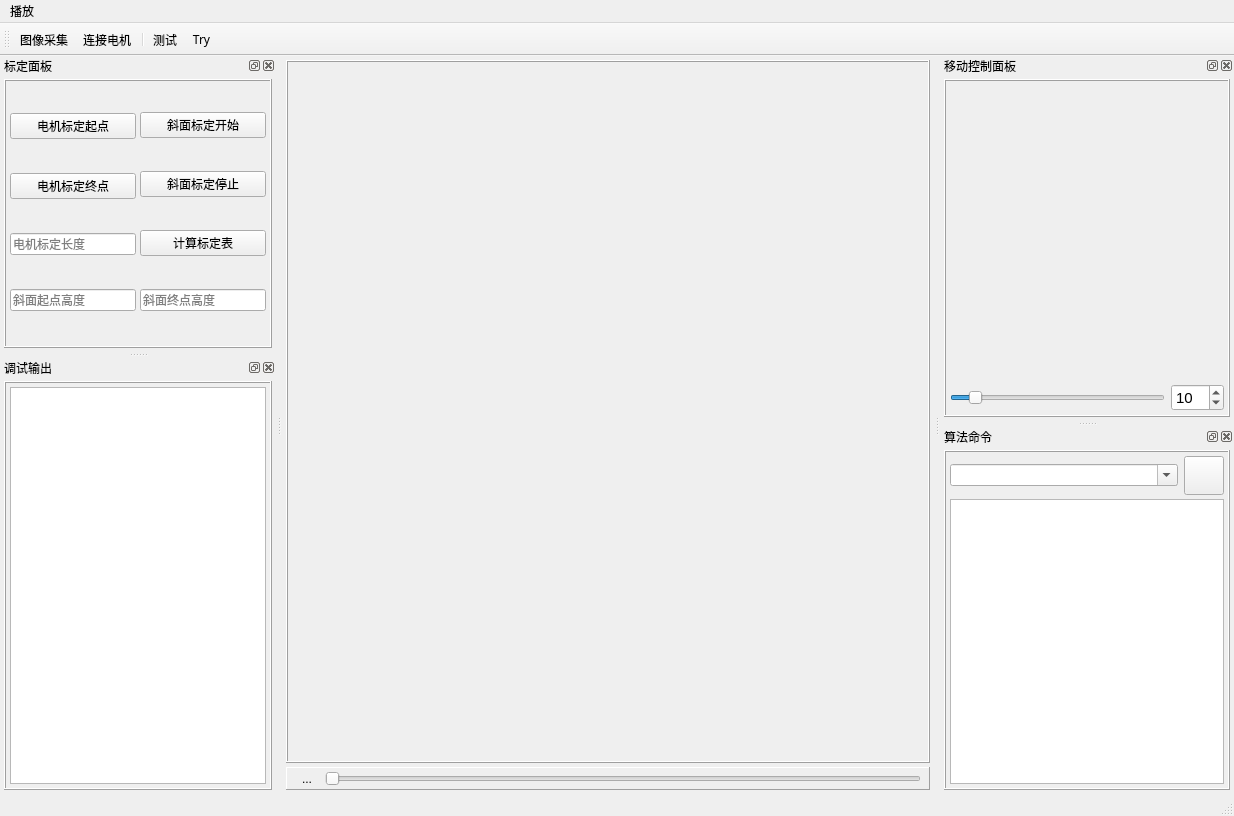
<?xml version="1.0" encoding="UTF-8"?>
<ui version="4.0">
 <class>MeasureOneClass</class>
 <widget class="QMainWindow" name="MeasureOneClass">
  <property name="geometry">
   <rect>
    <x>0</x>
    <y>0</y>
    <width>1234</width>
    <height>816</height>
   </rect>
  </property>
  <property name="windowTitle">
   <string>MeasureOne</string>
  </property>
  <widget class="QWidget" name="centralWidget">
   <property name="sizePolicy">
    <sizepolicy hsizetype="Expanding" vsizetype="Preferred">
     <horstretch>0</horstretch>
     <verstretch>0</verstretch>
    </sizepolicy>
   </property>
   <layout class="QVBoxLayout" name="verticalLayout_6">
    <property name="spacing">
     <number>4</number>
    </property>
    <property name="leftMargin">
     <number>4</number>
    </property>
    <property name="topMargin">
     <number>4</number>
    </property>
    <property name="rightMargin">
     <number>4</number>
    </property>
    <property name="bottomMargin">
     <number>4</number>
    </property>
    <item>
     <widget class="QScrollArea" name="scrollArea">
      <property name="frameShape">
       <enum>QFrame::Box</enum>
      </property>
      <property name="frameShadow">
       <enum>QFrame::Raised</enum>
      </property>
      <property name="verticalScrollBarPolicy">
       <enum>Qt::ScrollBarAsNeeded</enum>
      </property>
      <property name="horizontalScrollBarPolicy">
       <enum>Qt::ScrollBarAsNeeded</enum>
      </property>
      <property name="widgetResizable">
       <bool>true</bool>
      </property>
      <widget class="QWidget" name="scrollAreaWidgetContents">
       <property name="geometry">
        <rect>
         <x>0</x>
         <y>0</y>
         <width>616</width>
         <height>627</height>
        </rect>
       </property>
       <layout class="QVBoxLayout" name="verticalLayout_2">
        <property name="leftMargin">
         <number>4</number>
        </property>
        <property name="topMargin">
         <number>4</number>
        </property>
        <property name="rightMargin">
         <number>4</number>
        </property>
        <property name="bottomMargin">
         <number>4</number>
        </property>
        <item>
         <widget class="QLabel" name="lblShow">
          <property name="sizePolicy">
           <sizepolicy hsizetype="Preferred" vsizetype="Expanding">
            <horstretch>0</horstretch>
            <verstretch>0</verstretch>
           </sizepolicy>
          </property>
          <property name="frameShape">
           <enum>QFrame::NoFrame</enum>
          </property>
          <property name="text">
           <string/>
          </property>
         </widget>
        </item>
       </layout>
      </widget>
     </widget>
    </item>
    <item>
     <widget class="QFrame" name="playBar">
      <property name="frameShape">
       <enum>QFrame::Panel</enum>
      </property>
      <property name="frameShadow">
       <enum>QFrame::Raised</enum>
      </property>
      <layout class="QHBoxLayout" name="horizontalLayout">
       <property name="leftMargin">
        <number>8</number>
       </property>
       <property name="topMargin">
        <number>0</number>
       </property>
       <property name="rightMargin">
        <number>8</number>
       </property>
       <property name="bottomMargin">
        <number>0</number>
       </property>
       <item>
        <widget class="QToolButton" name="btnPlayPause">
         <property name="sizePolicy">
          <sizepolicy hsizetype="Preferred" vsizetype="Minimum">
           <horstretch>0</horstretch>
           <verstretch>0</verstretch>
          </sizepolicy>
         </property>
         <property name="text">
          <string>...</string>
         </property>
         <property name="icon">
          <iconset resource="measureone.qrc">
           <normaloff>:/MeasureOne/Resources/play_128px_1205833_easyicon.net.png</normaloff>
           <normalon>:/MeasureOne/Resources/pause_128px_1205832_easyicon.net.png</normalon>:/MeasureOne/Resources/play_128px_1205833_easyicon.net.png</iconset>
         </property>
         <property name="iconSize">
          <size>
           <width>64</width>
           <height>48</height>
          </size>
         </property>
         <property name="checkable">
          <bool>true</bool>
         </property>
         <property name="autoRaise">
          <bool>true</bool>
         </property>
        </widget>
       </item>
       <item>
        <widget class="QSlider" name="sliderProgress">
         <property name="maximum">
          <number>100</number>
         </property>
         <property name="tracking">
          <bool>false</bool>
         </property>
         <property name="orientation">
          <enum>Qt::Horizontal</enum>
         </property>
        </widget>
       </item>
      </layout>
     </widget>
    </item>
   </layout>
  </widget>
  <widget class="QMenuBar" name="menuBar">
   <property name="geometry">
    <rect>
     <x>0</x>
     <y>0</y>
     <width>1234</width>
     <height>30</height>
    </rect>
   </property>
   <widget class="QMenu" name="menu">
    <property name="title">
     <string>播放</string>
    </property>
    <addaction name="actFromPic"/>
    <addaction name="actFromVideo"/>
    <addaction name="actFromCam"/>
    <addaction name="separator"/>
    <addaction name="actFastPlay"/>
    <addaction name="separator"/>
    <addaction name="actShowOnlySrc"/>
    <addaction name="actShowOnlyLazer"/>
    <addaction name="actShowMixed"/>
   </widget>
   <addaction name="menu"/>
  </widget>
  <widget class="QToolBar" name="mainToolBar">
   <property name="font">
    <font>
     <family>微软雅黑</family>
    </font>
   </property>
   <property name="iconSize">
    <size>
     <width>48</width>
     <height>48</height>
    </size>
   </property>
   <property name="toolButtonStyle">
    <enum>Qt::ToolButtonTextBesideIcon</enum>
   </property>
   <attribute name="toolBarArea">
    <enum>TopToolBarArea</enum>
   </attribute>
   <attribute name="toolBarBreak">
    <bool>false</bool>
   </attribute>
   <addaction name="actCapture"/>
   <addaction name="actConnectMotion"/>
   <addaction name="separator"/>
   <addaction name="actTest"/>
   <addaction name="actTry"/>
  </widget>
  <widget class="QStatusBar" name="statusBar"/>
  <widget class="QDockWidget" name="dockMotion">
   <property name="windowTitle">
    <string>移动控制面板</string>
   </property>
   <attribute name="dockWidgetArea">
    <number>2</number>
   </attribute>
   <widget class="QWidget" name="dockWidgetContents_4">
    <layout class="QVBoxLayout" name="verticalLayout_5">
     <property name="spacing">
      <number>4</number>
     </property>
     <property name="leftMargin">
      <number>4</number>
     </property>
     <property name="topMargin">
      <number>4</number>
     </property>
     <property name="rightMargin">
      <number>4</number>
     </property>
     <property name="bottomMargin">
      <number>4</number>
     </property>
     <item>
      <widget class="QFrame" name="frame_2">
       <property name="frameShape">
        <enum>QFrame::Box</enum>
       </property>
       <property name="frameShadow">
        <enum>QFrame::Raised</enum>
       </property>
       <layout class="QVBoxLayout" name="verticalLayout_4">
        <property name="leftMargin">
         <number>4</number>
        </property>
        <property name="topMargin">
         <number>4</number>
        </property>
        <property name="rightMargin">
         <number>4</number>
        </property>
        <property name="bottomMargin">
         <number>4</number>
        </property>
        <item>
         <layout class="QHBoxLayout" name="horizontalLayout_2">
          <property name="sizeConstraint">
           <enum>QLayout::SetDefaultConstraint</enum>
          </property>
          <item>
           <layout class="QGridLayout" name="gridLayout">
            <item row="0" column="1">
             <widget class="QToolButton" name="btnMotionForw">
              <property name="icon">
               <iconset resource="measureone.qrc">
                <normaloff>:/MeasureOne/Resources/up_arrow_237px_1205504_easyicon.net.png</normaloff>:/MeasureOne/Resources/up_arrow_237px_1205504_easyicon.net.png</iconset>
              </property>
              <property name="iconSize">
               <size>
                <width>56</width>
                <height>56</height>
               </size>
              </property>
              <property name="checkable">
               <bool>true</bool>
              </property>
              <property name="autoRaise">
               <bool>true</bool>
              </property>
             </widget>
            </item>
            <item row="1" column="0">
             <widget class="QToolButton" name="btnMotionLeft">
              <property name="icon">
               <iconset resource="measureone.qrc">
                <normaloff>:/MeasureOne/Resources/left_arrow_136px_1205449_easyicon.net.png</normaloff>:/MeasureOne/Resources/left_arrow_136px_1205449_easyicon.net.png</iconset>
              </property>
              <property name="iconSize">
               <size>
                <width>56</width>
                <height>56</height>
               </size>
              </property>
              <property name="checkable">
               <bool>true</bool>
              </property>
              <property name="autoRaise">
               <bool>true</bool>
              </property>
             </widget>
            </item>
            <item row="1" column="1">
             <widget class="QToolButton" name="btnMotionStop">
              <property name="icon">
               <iconset resource="measureone.qrc">
                <normaloff>:/MeasureOne/Resources/player_stop_128px_33504_easyicon.net.png</normaloff>:/MeasureOne/Resources/player_stop_128px_33504_easyicon.net.png</iconset>
              </property>
              <property name="iconSize">
               <size>
                <width>56</width>
                <height>56</height>
               </size>
              </property>
              <property name="checkable">
               <bool>false</bool>
              </property>
              <property name="autoRaise">
               <bool>true</bool>
              </property>
             </widget>
            </item>
            <item row="1" column="2">
             <widget class="QToolButton" name="btnMotionRight">
              <property name="icon">
               <iconset resource="measureone.qrc">
                <normaloff>:/MeasureOne/Resources/right_arrow_140px_1205481_easyicon.net.png</normaloff>:/MeasureOne/Resources/right_arrow_140px_1205481_easyicon.net.png</iconset>
              </property>
              <property name="iconSize">
               <size>
                <width>56</width>
                <height>56</height>
               </size>
              </property>
              <property name="checkable">
               <bool>true</bool>
              </property>
              <property name="autoRaise">
               <bool>true</bool>
              </property>
             </widget>
            </item>
            <item row="2" column="1">
             <widget class="QToolButton" name="btnMotionBack">
              <property name="icon">
               <iconset resource="measureone.qrc">
                <normaloff>:/MeasureOne/Resources/down_arrow_228px_1205407_easyicon.net.png</normaloff>:/MeasureOne/Resources/down_arrow_228px_1205407_easyicon.net.png</iconset>
              </property>
              <property name="iconSize">
               <size>
                <width>56</width>
                <height>56</height>
               </size>
              </property>
              <property name="checkable">
               <bool>true</bool>
              </property>
              <property name="autoRaise">
               <bool>true</bool>
              </property>
             </widget>
            </item>
           </layout>
          </item>
          <item>
           <layout class="QVBoxLayout" name="verticalLayout">
            <item>
             <widget class="QToolButton" name="btnMotionUp">
              <property name="sizePolicy">
               <sizepolicy hsizetype="Minimum" vsizetype="Preferred">
                <horstretch>0</horstretch>
                <verstretch>0</verstretch>
               </sizepolicy>
              </property>
              <property name="icon">
               <iconset resource="measureone.qrc">
                <normaloff>:/MeasureOne/Resources/upload_162px_1205510_easyicon.net.png</normaloff>:/MeasureOne/Resources/upload_162px_1205510_easyicon.net.png</iconset>
              </property>
              <property name="iconSize">
               <size>
                <width>56</width>
                <height>56</height>
               </size>
              </property>
              <property name="checkable">
               <bool>true</bool>
              </property>
              <property name="autoExclusive">
               <bool>false</bool>
              </property>
              <property name="autoRaise">
               <bool>true</bool>
              </property>
             </widget>
            </item>
            <item>
             <widget class="QToolButton" name="btnMotionDown">
              <property name="sizePolicy">
               <sizepolicy hsizetype="Minimum" vsizetype="Preferred">
                <horstretch>0</horstretch>
                <verstretch>0</verstretch>
               </sizepolicy>
              </property>
              <property name="icon">
               <iconset resource="measureone.qrc">
                <normaloff>:/MeasureOne/Resources/download_158px_1205413_easyicon.net.png</normaloff>:/MeasureOne/Resources/download_158px_1205413_easyicon.net.png</iconset>
              </property>
              <property name="iconSize">
               <size>
                <width>56</width>
                <height>56</height>
               </size>
              </property>
              <property name="checkable">
               <bool>true</bool>
              </property>
              <property name="autoExclusive">
               <bool>false</bool>
              </property>
              <property name="autoRaise">
               <bool>true</bool>
              </property>
             </widget>
            </item>
           </layout>
          </item>
         </layout>
        </item>
        <item>
         <layout class="QHBoxLayout" name="horizontalLayout_4">
          <item>
           <widget class="QSlider" name="sliderSpeed">
            <property name="minimum">
             <number>1</number>
            </property>
            <property name="maximum">
             <number>100</number>
            </property>
            <property name="value">
             <number>10</number>
            </property>
            <property name="tracking">
             <bool>false</bool>
            </property>
            <property name="orientation">
             <enum>Qt::Horizontal</enum>
            </property>
           </widget>
          </item>
          <item>
           <widget class="QSpinBox" name="spinSpeed">
            <property name="font">
             <font>
              <pointsize>11</pointsize>
             </font>
            </property>
            <property name="keyboardTracking">
             <bool>false</bool>
            </property>
            <property name="minimum">
             <number>1</number>
            </property>
            <property name="maximum">
             <number>100</number>
            </property>
            <property name="value">
             <number>10</number>
            </property>
           </widget>
          </item>
         </layout>
        </item>
       </layout>
      </widget>
     </item>
    </layout>
   </widget>
  </widget>
  <widget class="QDockWidget" name="dockWidget">
   <property name="sizePolicy">
    <sizepolicy hsizetype="Preferred" vsizetype="Expanding">
     <horstretch>0</horstretch>
     <verstretch>0</verstretch>
    </sizepolicy>
   </property>
   <property name="windowTitle">
    <string>算法命令</string>
   </property>
   <attribute name="dockWidgetArea">
    <number>2</number>
   </attribute>
   <widget class="QWidget" name="dockWidgetContents">
    <layout class="QHBoxLayout" name="horizontalLayout_5">
     <property name="leftMargin">
      <number>4</number>
     </property>
     <property name="topMargin">
      <number>4</number>
     </property>
     <property name="rightMargin">
      <number>4</number>
     </property>
     <property name="bottomMargin">
      <number>4</number>
     </property>
     <item>
      <widget class="QFrame" name="frame">
       <property name="frameShape">
        <enum>QFrame::Box</enum>
       </property>
       <property name="frameShadow">
        <enum>QFrame::Raised</enum>
       </property>
       <property name="lineWidth">
        <number>1</number>
       </property>
       <layout class="QVBoxLayout" name="verticalLayout_3">
        <property name="spacing">
         <number>4</number>
        </property>
        <property name="leftMargin">
         <number>4</number>
        </property>
        <property name="topMargin">
         <number>4</number>
        </property>
        <property name="rightMargin">
         <number>4</number>
        </property>
        <property name="bottomMargin">
         <number>4</number>
        </property>
        <item>
         <layout class="QHBoxLayout" name="horizontalLayout_3">
          <item>
           <widget class="QComboBox" name="cmbPipeline">
            <property name="editable">
             <bool>true</bool>
            </property>
            <property name="insertPolicy">
             <enum>QComboBox::NoInsert</enum>
            </property>
           </widget>
          </item>
          <item>
           <widget class="QToolButton" name="btnPipeline">
            <property name="icon">
             <iconset resource="measureone.qrc">
              <normaloff>:/MeasureOne/Resources/edit_127.20620155039px_1200630_easyicon.net.png</normaloff>
              <normalon>:/MeasureOne/Resources/tick_176.95726495726px_1200700_easyicon.net.png</normalon>:/MeasureOne/Resources/edit_127.20620155039px_1200630_easyicon.net.png</iconset>
            </property>
            <property name="iconSize">
             <size>
              <width>32</width>
              <height>32</height>
             </size>
            </property>
            <property name="checkable">
             <bool>true</bool>
            </property>
           </widget>
          </item>
         </layout>
        </item>
        <item>
         <widget class="QPlainTextEdit" name="txtPipeline">
          <property name="font">
           <font>
            <family>微软雅黑</family>
            <pointsize>10</pointsize>
           </font>
          </property>
          <property name="lineWrapMode">
           <enum>QPlainTextEdit::NoWrap</enum>
          </property>
          <property name="readOnly">
           <bool>true</bool>
          </property>
         </widget>
        </item>
       </layout>
      </widget>
     </item>
    </layout>
   </widget>
  </widget>
  <widget class="QDockWidget" name="dockWidget_2">
   <property name="windowTitle">
    <string>标定面板</string>
   </property>
   <attribute name="dockWidgetArea">
    <number>1</number>
   </attribute>
   <widget class="QWidget" name="dockWidgetContents_2">
    <layout class="QVBoxLayout" name="verticalLayout_8">
     <property name="spacing">
      <number>4</number>
     </property>
     <property name="leftMargin">
      <number>4</number>
     </property>
     <property name="topMargin">
      <number>4</number>
     </property>
     <property name="rightMargin">
      <number>4</number>
     </property>
     <property name="bottomMargin">
      <number>4</number>
     </property>
     <item>
      <widget class="QFrame" name="frame_3">
       <property name="frameShape">
        <enum>QFrame::Box</enum>
       </property>
       <property name="frameShadow">
        <enum>QFrame::Raised</enum>
       </property>
       <property name="lineWidth">
        <number>1</number>
       </property>
       <layout class="QHBoxLayout" name="horizontalLayout_6">
        <property name="spacing">
         <number>4</number>
        </property>
        <property name="leftMargin">
         <number>4</number>
        </property>
        <property name="topMargin">
         <number>4</number>
        </property>
        <property name="rightMargin">
         <number>4</number>
        </property>
        <property name="bottomMargin">
         <number>4</number>
        </property>
        <item>
         <layout class="QVBoxLayout" name="verticalLayout_7">
          <item>
           <widget class="QPushButton" name="btnCaliA">
            <property name="text">
             <string>电机标定起点</string>
            </property>
           </widget>
          </item>
          <item>
           <widget class="QPushButton" name="btnCaliB">
            <property name="text">
             <string>电机标定终点</string>
            </property>
           </widget>
          </item>
          <item>
           <widget class="QLineEdit" name="edtCaliLen">
            <property name="placeholderText">
             <string>电机标定长度</string>
            </property>
           </widget>
          </item>
          <item>
           <widget class="QLineEdit" name="edtCaliZ0">
            <property name="placeholderText">
             <string>斜面起点高度</string>
            </property>
           </widget>
          </item>
         </layout>
        </item>
        <item>
         <layout class="QVBoxLayout" name="verticalLayout_9">
          <item>
           <widget class="QPushButton" name="btnCaliGo">
            <property name="text">
             <string>斜面标定开始</string>
            </property>
           </widget>
          </item>
          <item>
           <widget class="QPushButton" name="btnCaliStop">
            <property name="text">
             <string>斜面标定停止</string>
            </property>
           </widget>
          </item>
          <item>
           <widget class="QPushButton" name="btnCaliCalc">
            <property name="text">
             <string>计算标定表</string>
            </property>
           </widget>
          </item>
          <item>
           <widget class="QLineEdit" name="edtCaliZe">
            <property name="placeholderText">
             <string>斜面终点高度</string>
            </property>
           </widget>
          </item>
         </layout>
        </item>
       </layout>
      </widget>
     </item>
    </layout>
   </widget>
  </widget>
  <widget class="QDockWidget" name="dockWidget_4">
   <property name="sizePolicy">
    <sizepolicy hsizetype="Preferred" vsizetype="Expanding">
     <horstretch>0</horstretch>
     <verstretch>0</verstretch>
    </sizepolicy>
   </property>
   <property name="windowTitle">
    <string>调试输出</string>
   </property>
   <attribute name="dockWidgetArea">
    <number>1</number>
   </attribute>
   <widget class="QWidget" name="dockWidgetContents_5">
    <layout class="QVBoxLayout" name="verticalLayout_11">
     <property name="spacing">
      <number>4</number>
     </property>
     <property name="leftMargin">
      <number>4</number>
     </property>
     <property name="topMargin">
      <number>4</number>
     </property>
     <property name="rightMargin">
      <number>4</number>
     </property>
     <property name="bottomMargin">
      <number>4</number>
     </property>
     <item>
      <widget class="QFrame" name="frame_4">
       <property name="frameShape">
        <enum>QFrame::Box</enum>
       </property>
       <property name="frameShadow">
        <enum>QFrame::Raised</enum>
       </property>
       <property name="lineWidth">
        <number>1</number>
       </property>
       <layout class="QVBoxLayout" name="verticalLayout_10">
        <property name="spacing">
         <number>4</number>
        </property>
        <property name="leftMargin">
         <number>4</number>
        </property>
        <property name="topMargin">
         <number>4</number>
        </property>
        <property name="rightMargin">
         <number>4</number>
        </property>
        <property name="bottomMargin">
         <number>4</number>
        </property>
        <item>
         <widget class="QTextEdit" name="textOutput"/>
        </item>
       </layout>
      </widget>
     </item>
    </layout>
   </widget>
  </widget>
  <action name="actCapture">
   <property name="checkable">
    <bool>true</bool>
   </property>
   <property name="icon">
    <iconset resource="measureone.qrc">
     <normaloff>:/MeasureOne/Resources/Play_128px_1183387_easyicon.net.png</normaloff>:/MeasureOne/Resources/Play_128px_1183387_easyicon.net.png</iconset>
   </property>
   <property name="text">
    <string>图像采集</string>
   </property>
   <property name="toolTip">
    <string>图像采集</string>
   </property>
  </action>
  <action name="actConnectMotion">
   <property name="checkable">
    <bool>true</bool>
   </property>
   <property name="icon">
    <iconset resource="measureone.qrc">
     <normaloff>:/MeasureOne/Resources/Link_154.17744360902px_1183375_easyicon.net.png</normaloff>:/MeasureOne/Resources/Link_154.17744360902px_1183375_easyicon.net.png</iconset>
   </property>
   <property name="text">
    <string>连接电机</string>
   </property>
   <property name="toolTip">
    <string>连接电机</string>
   </property>
  </action>
  <action name="actRecord">
   <property name="checkable">
    <bool>true</bool>
   </property>
   <property name="icon">
    <iconset resource="measureone.qrc">
     <normaloff>:/MeasureOne/Resources/Cinema_Camera_111.54057428215px_1183349_easyicon.net.png</normaloff>:/MeasureOne/Resources/Cinema_Camera_111.54057428215px_1183349_easyicon.net.png</iconset>
   </property>
   <property name="text">
    <string>录像</string>
   </property>
  </action>
  <action name="actSnipping">
   <property name="icon">
    <iconset resource="measureone.qrc">
     <normaloff>:/MeasureOne/Resources/Camera_146.49499284692px_1183360_easyicon.net.png</normaloff>:/MeasureOne/Resources/Camera_146.49499284692px_1183360_easyicon.net.png</iconset>
   </property>
   <property name="text">
    <string>截图</string>
   </property>
  </action>
  <action name="actTest">
   <property name="icon">
    <iconset resource="measureone.qrc">
     <normaloff>:/MeasureOne/Resources/Question_127.84019975031px_1183370_easyicon.net.png</normaloff>:/MeasureOne/Resources/Question_127.84019975031px_1183370_easyicon.net.png</iconset>
   </property>
   <property name="text">
    <string>测试</string>
   </property>
  </action>
  <action name="actTry">
   <property name="icon">
    <iconset resource="measureone.qrc">
     <normaloff>:/MeasureOne/Resources/Settings_128.48120300752px_1183382_easyicon.net.png</normaloff>:/MeasureOne/Resources/Settings_128.48120300752px_1183382_easyicon.net.png</iconset>
   </property>
   <property name="text">
    <string>Try</string>
   </property>
  </action>
  <action name="actFromPic">
   <property name="checkable">
    <bool>true</bool>
   </property>
   <property name="text">
    <string>来自 图片</string>
   </property>
  </action>
  <action name="actFromVideo">
   <property name="checkable">
    <bool>true</bool>
   </property>
   <property name="text">
    <string>来自 视频文件</string>
   </property>
  </action>
  <action name="actFromCam">
   <property name="checkable">
    <bool>true</bool>
   </property>
   <property name="text">
    <string>来自 摄像机</string>
   </property>
  </action>
  <action name="actFastPlay">
   <property name="checkable">
    <bool>true</bool>
   </property>
   <property name="text">
    <string>快速播放</string>
   </property>
  </action>
  <action name="actShowOnlySrc">
   <property name="checkable">
    <bool>true</bool>
   </property>
   <property name="text">
    <string>仅显示原图</string>
   </property>
  </action>
  <action name="actShowOnlyLazer">
   <property name="checkable">
    <bool>true</bool>
   </property>
   <property name="text">
    <string>仅显示光刀</string>
   </property>
  </action>
  <action name="actShowMixed">
   <property name="checkable">
    <bool>true</bool>
   </property>
   <property name="text">
    <string>光刀叠加原图</string>
   </property>
  </action>
 </widget>
 <layoutdefault spacing="6" margin="11"/>
 <resources>
  <include location="measureone.qrc"/>
 </resources>
 <connections/>
</ui>
